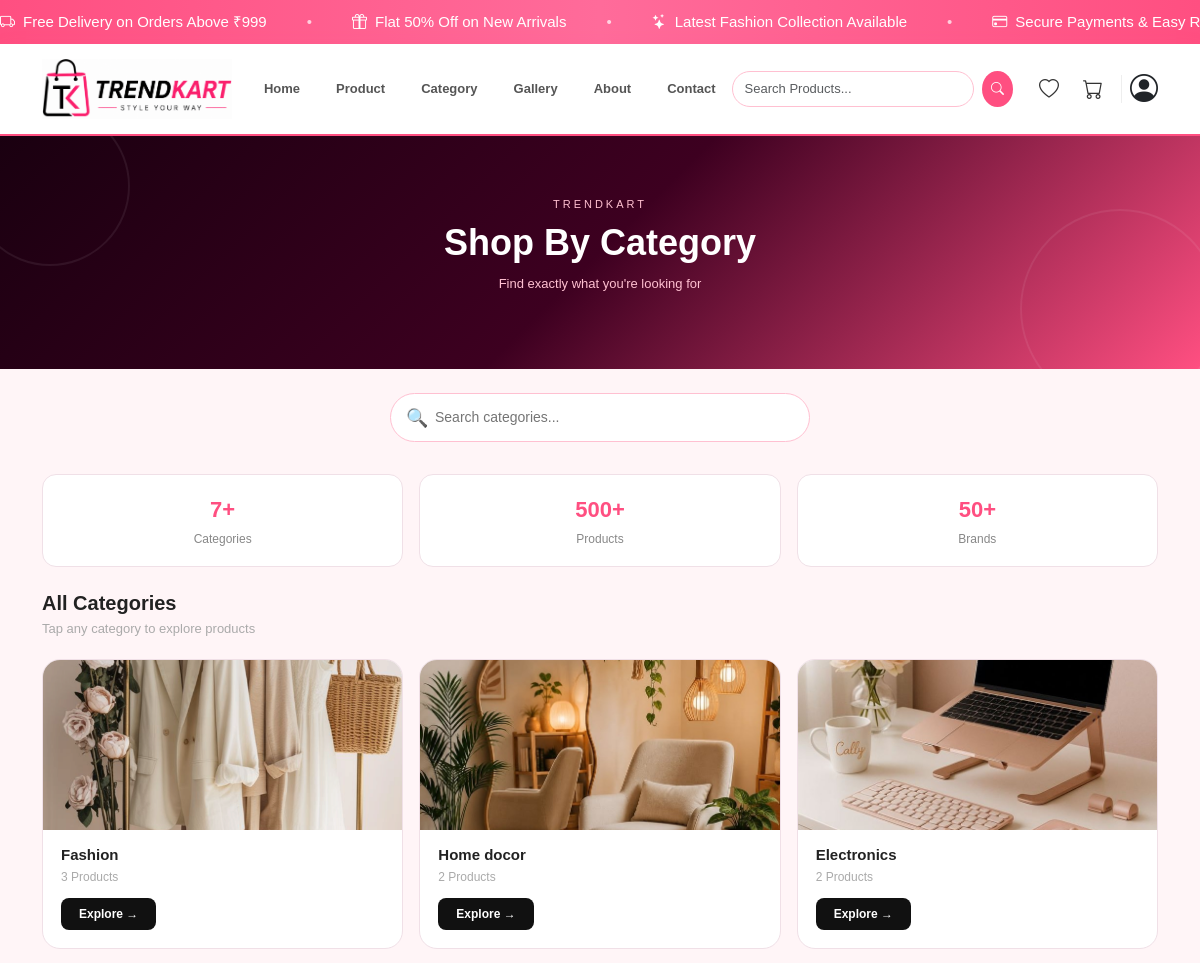
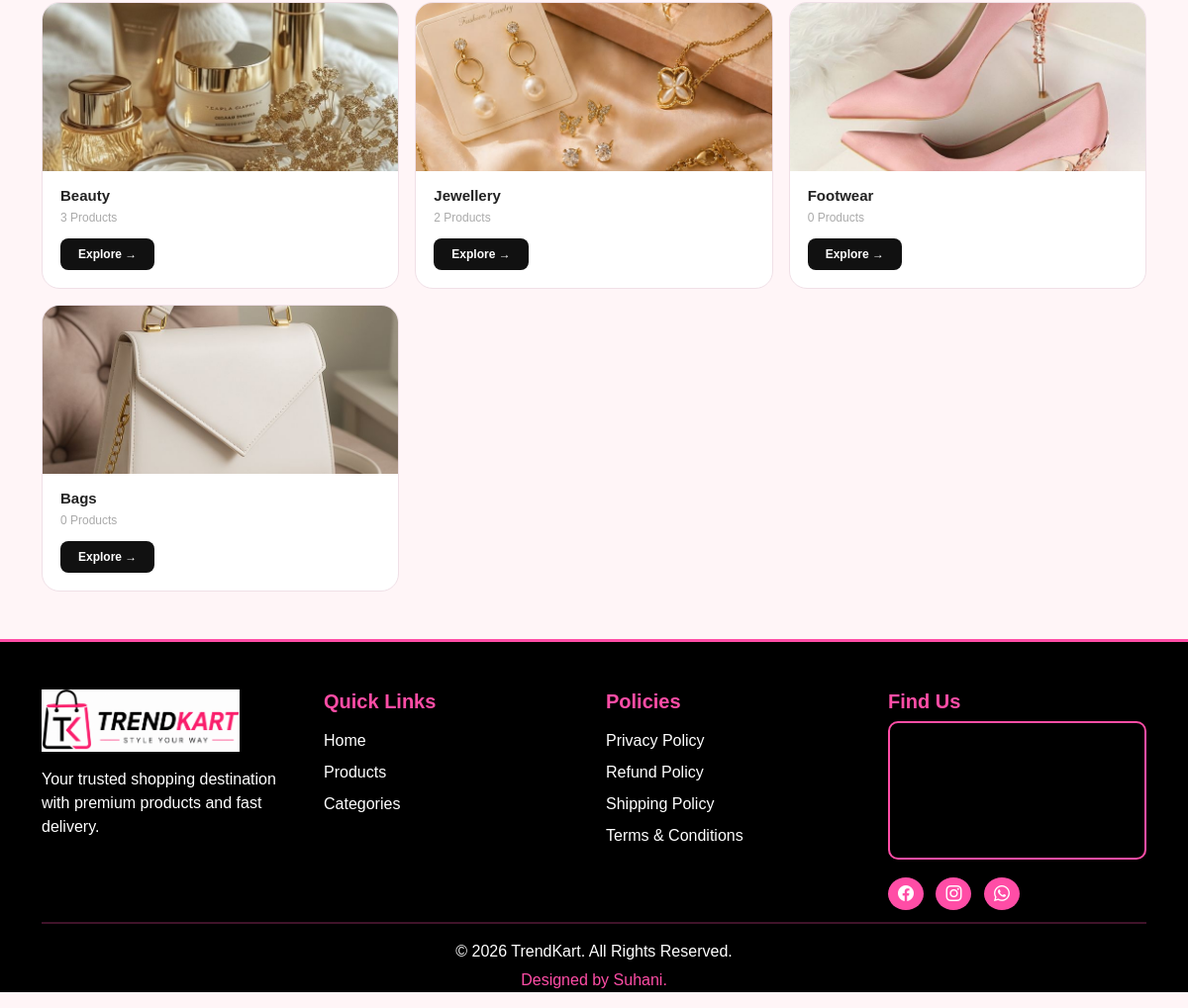
The page /category/ on the database its author committed (2 pictures, top to bottom).
### Trendkart/models.py (models this page shows, shortened)
class Category(models.Model):
    category_name = models.CharField(max_length=255)
    category_image = models.ImageField(
        upload_to='categories/',
        null=True,
        blank=True
    )

### Trendkart/views.py (the view)
# urls.py: path('category/', views.category, name='category'),
def category(request):
    categories = Category.objects.all()
    return render(request, 'categories.html', {'categories': categories})

### templates/categories.html (shortened to what this page needs)
{% extends 'base.html' %}
{% load static %}
{% block content %}
<div style="background:linear-gradient(135deg,#1a0010,#3d0020,#FF4F81);
            padding:60px 0;text-align:center;position:relative;overflow:hidden;">
    <div style="position:absolute;top:-30px;left:-30px;width:160px;height:160px;
                border:2px solid rgba(255,255,255,0.07);border-radius:50%;"></div>
    <div style="position:absolute;bottom:-40px;right:-20px;width:200px;height:200px;
                border:2px solid rgba(255,255,255,0.07);border-radius:50%;"></div>
    <p style="color:#ffc0d1;font-size:11px;letter-spacing:3px;
              text-transform:uppercase;margin-bottom:8px;">TRENDKART</p>
    <h1 style="color:#fff;font-size:36px;font-weight:800;margin-bottom:10px;">
        Shop By Category
    </h1>
    <p style="color:#ffc0d1;font-size:13px;">
        Find exactly what you're looking for
    </p>
</div>
<div class="container mt-4 mb-5">
    <div style="max-width:420px;margin:0 auto 32px;position:relative;">
        <span style="position:absolute;left:16px;top:50%;transform:translateY(-50%);
                     color:#FF4F81;font-size:18px;">🔍</span>
        <input type="text" id="catSearch"
               placeholder="Search categories..."
               oninput="filterCategories(this.value)"
               style="width:100%;padding:13px 20px 13px 44px;
                      border:1.5px solid #ffc0d1;border-radius:30px;
                      font-size:14px;background:#fff;outline:none;">
    </div>
    <div class="row g-3 mb-4">
        <div class="col-4">
            <div style="background:#fff;border-radius:14px;padding:18px;
                        text-align:center;border:1px solid #f0e0e7;">
                <div style="font-size:22px;font-weight:800;color:#FF4F81;margin-bottom:4px;">
                    {{ categories|length }}+
                </div>
                <div style="font-size:12px;color:#888;">Categories</div>
            </div>
        </div>
        <div class="col-4">
            <div style="background:#fff;border-radius:14px;padding:18px;
                        text-align:center;border:1px solid #f0e0e7;">
                <div style="font-size:22px;font-weight:800;color:#FF4F81;margin-bottom:4px;">
                    500+
                </div>
                <div style="font-size:12px;color:#888;">Products</div>
            </div>
        </div>
        <div class="col-4">
            <div style="background:#fff;border-radius:14px;padding:18px;
                        text-align:center;border:1px solid #f0e0e7;">
                <div style="font-size:22px;font-weight:800;color:#FF4F81;margin-bottom:4px;">
                    50+
                </div>
                <div style="font-size:12px;color:#888;">Brands</div>
            </div>
        </div>
    </div>
    <h2 class="fw-bold mb-1" style="color:#222;font-size:20px;">All Categories</h2>
    <p style="color:#aaa;font-size:13px;margin-bottom:20px;">
        Tap any category to explore products
    </p>
    <div class="row g-3" id="categoriesGrid">
        {% for category in categories %}
        <div class="col-md-4 col-6 cat-item"
             data-name="{{ category.category_name|lower }}">
            <div style="background:#fff;border-radius:18px;overflow:hidden;
                        border:1px solid #f0e0e7;position:relative;
                        transition:all 0.22s;cursor:pointer;"
                 onmouseover="this.style.transform='translateY(-5px)';
                              this.style.boxShadow='0 10px 28px rgba(255,79,129,0.15)';
                              this.style.borderColor='#FF4F81';
                              this.querySelector('.explore-btn').style.background='#FF4F81'"
                 onmouseout="this.style.transform='translateY(0)';
                             this.style.boxShadow='none';
                             this.style.borderColor='#f0e0e7';
                             this.querySelector('.explore-btn').style.background='#111'">
                {% if category.category_image %}
                <img src="{{ category.category_image.url }}"
                     style="width:100%;height:170px;object-fit:cover;">
                {% else %}
                <div style="width:100%;height:170px;background:linear-gradient(135deg,#FFF5F7,#ffc0d1);
                            display:flex;align-items:center;justify-content:center;font-size:56px;">
                    🏷️
                </div>
                {% endif %}
                <div style="padding:16px 18px 18px;">
                    <h5 style="font-size:15px;font-weight:800;color:#222;margin-bottom:4px;">
                        {{ category.category_name }}
                    </h5>
                    <p style="font-size:12px;color:#aaa;margin-bottom:12px;">
                        {{ category.products.count }} Products
                    </p>
                    <a href="{% url 'product' %}?category={{ category.id }}"
                       class="explore-btn"
                       style="display:inline-block;background:#111;color:#fff;
                              border-radius:8px;padding:7px 18px;font-size:12px;
                              font-weight:700;text-decoration:none;
                              transition:background 0.18s;">
                        Explore →
                    </a>
                </div>
            </div>
        </div>
        {% empty %}
        <div class="col-12 text-center py-5">
            <div style="font-size:56px;margin-bottom:16px;">🏷️</div>
            <h4 style="color:#222;font-weight:800;">No Categories Found</h4>
            <p style="color:#aaa;">Admin panel se categories add karo</p>
        </div>
        {% endfor %}
    </div>
</div>
{% endblock %}

### templates/base.html (style rules this page uses)
body { background-color: #FFF5F7; font-family: Arial, sans-serif; }

### rows shown on the page
Category: category_image (picture), category_name "Fashion", products.count "3"
Category: category_image (picture), category_name "Home docor", products.count "2"
Category: category_image (picture), category_name "Electronics", products.count "2"
Category: category_image (picture), category_name "Beauty", products.count "3"
Category: category_image (picture), category_name "Jewellery", products.count "2"
Category: category_image (picture), category_name "Footwear", products.count "0"
Category: category_image (picture), category_name "Bags", products.count "0"

### other values the page prints
{{ categories|length }} "7"
